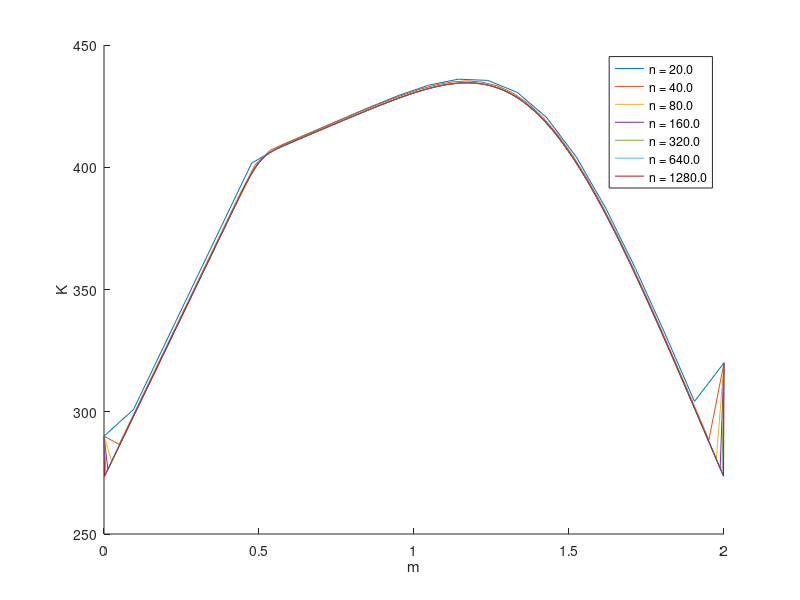

Source code (MATLAB):
%% Task 1, finitia differensmetoden

%L = 2; k = 3; t0 = 290; tL = 320; n = 4; h = L /(n+1); x = 0:h:L;
%Q(x) = -d/dx(k*dT/dx), T(0) = t0, T(L) = t1.
%Q(x) = 5000*exp(-500(x-0.25L)^2) + 1200exp(-10(x-0.7L)^2), 0\geq \geq L.
% centrala diffkvot: -T(i-1) + 2Ti - T(i+1) / h^2 = 1/k Q(x). i = 1,2,..,n.
%    2 -1  0  0 0 
%   -1 2 -1  0  0 
%    0 -1 2 -1  0     
%    0  0 -1 2 -1   *  h^2, i = 1,2,3,4.
%    0  0  0 -1 2 
%Q = 5000*exp(-500*((x-0.25*L).^2))+ 1200*exp(-10*((x-0.7*L).^2));
%A = diag(ones(1,n-1)*(-1),-1) + diag(ones(1,n)*2,0) + diag(ones(1,(n-1))*(-1),1);
%A = A*(1/(h^2));
%b = ([(Q(2)+(t0*k)) Q(3:(end-2)) (Q(end-1)+ (tL*k))]*(1/k))';
%T = A\b+273.15; % just to get K.
%plot(x(2:end-1),T)


clear all; close all; clc;

L = 2; k = 3; t0 = 290; tL = 320; 
N = [20, 40, 80, 160, 320, 640, 1280];

i = 1;
figure
hold on

jump = 1;
evalPoints = [];

for n = N
   %jump = jump*2;
   fprintf('n = %.1f\n', n)
   h = L /(n+1); 
   x = 0:h:L;
   %f = jump:jump:(n-jump);
   %a = x(f);
   val = [];
   dd = 1;
   for k = 0.1:0.1:1.9
    val(dd) = find(x>k,1);
    dd = dd+1;
   end
    a = x(val);
    Q = 5000*exp(-500*((x-0.25*L).^2))+ 1200*exp(-10*((x-0.7*L).^2));
   
   A = diag(ones(1,n-1)*(-1),-1) + diag(ones(1,n)*2,0) + diag(ones(1,(n-1))*(-1),1);
   A = A*(1/(h^2));
   b = ([(Q(2)+(t0*k)) Q(3:(end-2)) (Q(end-1)+ (tL*k))]*(1/k))';
    
   T = A\b + 273.15;
   %1:length(T)/10:length(T)
   %ff(i) = [jump:jump:(n-jump)]
   
   T = [t0 T' tL];
   
   evalPoints(i,:) = T(val);
   
   maxVal = max(T');
   minVal = min(T');
   meanVal = mean(T');
   
   fprintf('max = %.1f\n', maxVal)
   fprintf('min = %.1f\n', minVal)
   fprintf('mean = %.1f\n', meanVal)
     
   disp('_________________________')
   
   plot(x,T, 'DisplayName', sprintf('n = %.1f', n))
   i = i +1;
end

xlabel('m')
ylabel('K')

legend('show')
hold off

delta = diff(evalPoints);
for i = 1:(size(delta,1)-1)
    n = N(i)
    kvot(i,:) = delta(i,:)./delta(i+1,:);
    maxKvot = max(kvot(i,:))
    minKvot = min(kvot(i,:))
    maxFel = max(abs(delta(2,:)))/3
end

%%


